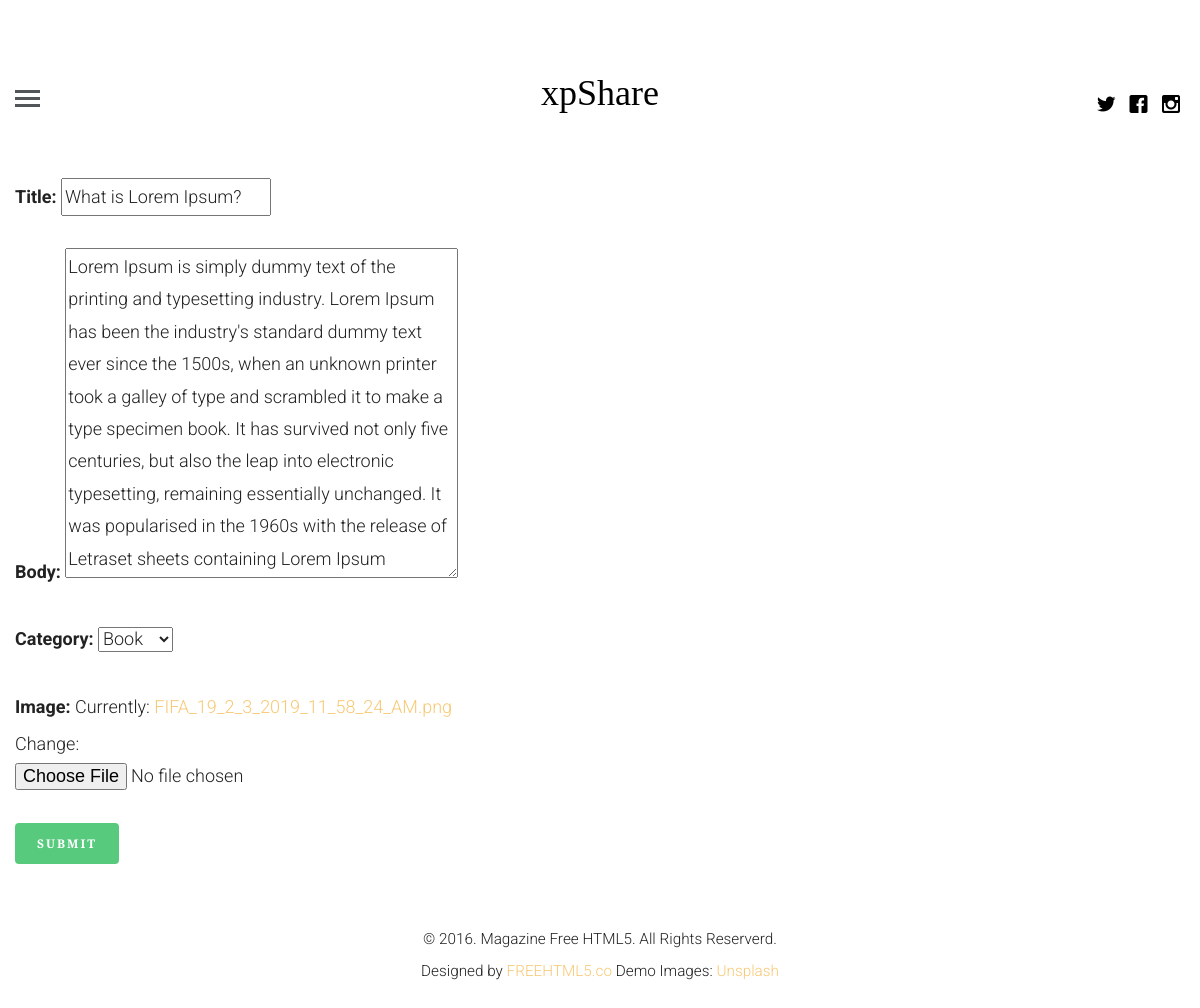
The page /update/1 (signed in) on the database as committed earlier.
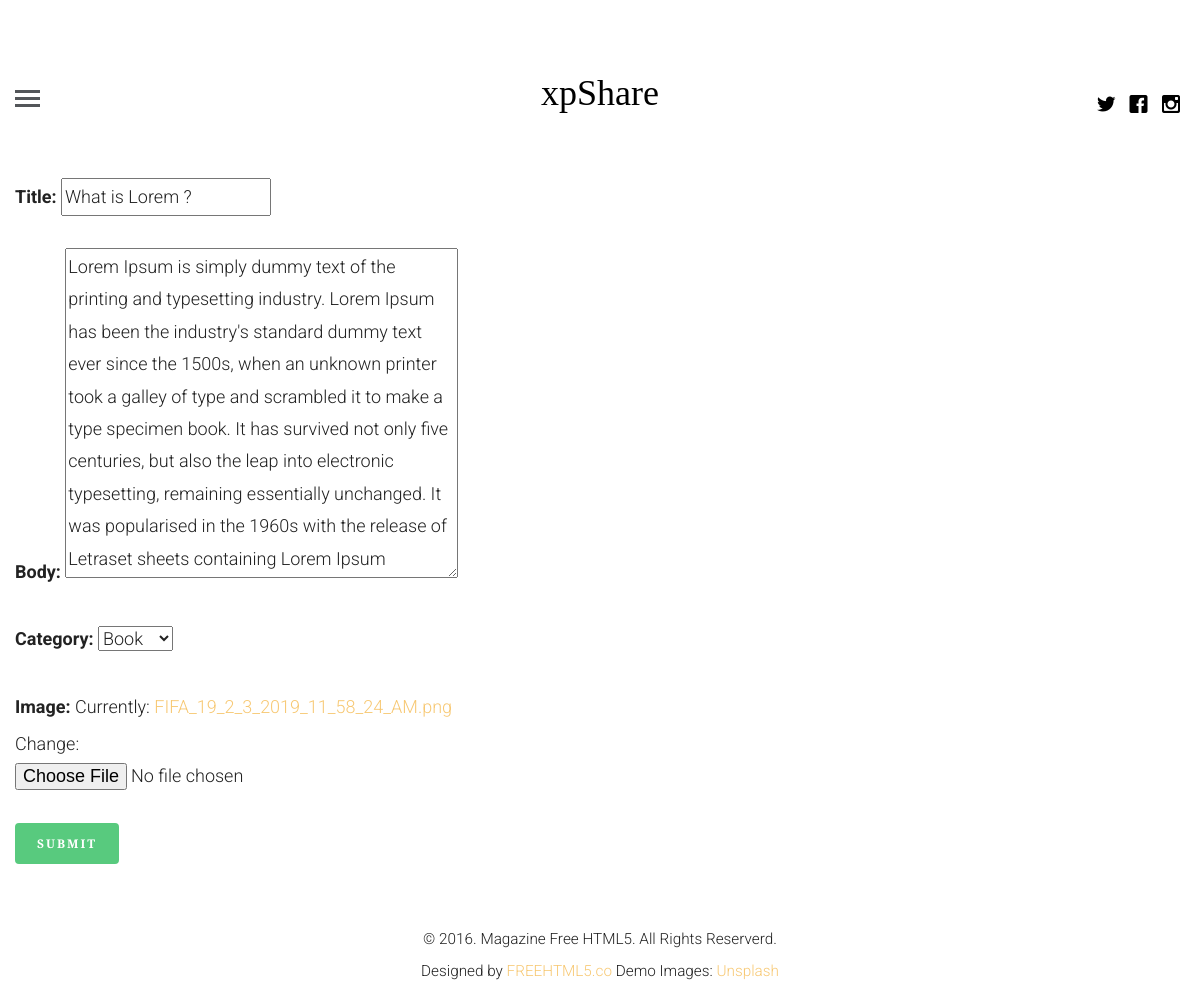
The same page on the database as committed later.
### shareapp/models.py (models this page shows, shortened)
class Article(models.Model):
    article_author = models.ForeignKey(Author , on_delete=models.CASCADE)
    title = models.CharField(max_length=200)
    body = models.TextField()
    category = models.ForeignKey(Category , on_delete= models.CASCADE)
    posted_on = models.DateTimeField(auto_now=False,auto_now_add=True)
    update_on = models.DateTimeField(auto_now=True,auto_now_add=False)
    image = models.FileField()

### shareapp/views.py (the view)
# urls.py: path('update/<int:id>',getUpdate, name = 'update'),
def getUpdate(request,id):
   if request.user.is_authenticated:
       u=get_object_or_404(Author,name=request.user.id)
       post = get_object_or_404(Article,id=id)
       form = createArticle(request.POST or None, request.FILES or None, instance= post)
       if form.is_valid():
           instance = form.save(commit=False)
           instance.article_author = u
           instance.save()
           messages.add_message(request, messages.SUCCESS, "Post has been updated")
           return redirect('profile')
       return render(request, 'create.html', {'form': form})
   else:
       return redirect('login')

### shareapp/form.py
class createArticle(forms.ModelForm):
    class Meta:
        model = Article
        fields = [
            'title',
            'body',
            'category',
            'image'
        ]

### shareapp/models.py (called while the page is built)
    def __str__(self):
        return self.name

### templates/create.html (shortened to what this page needs)
{% extends 'base.html' %}
{% block content %}
    <div class="container-fluid">
        <form action=" " method="POST" enctype="multipart/form-data">
            {{ form.as_p }}
            <button class="btn btn-success">
                Submit
            </button>
        </form>
    </div>
{% endblock %}

Rows that differ between the two databases and show on the page:
changed Article "Book": title "What is Lorem Ipsum?" → "What is Lorem ?"
